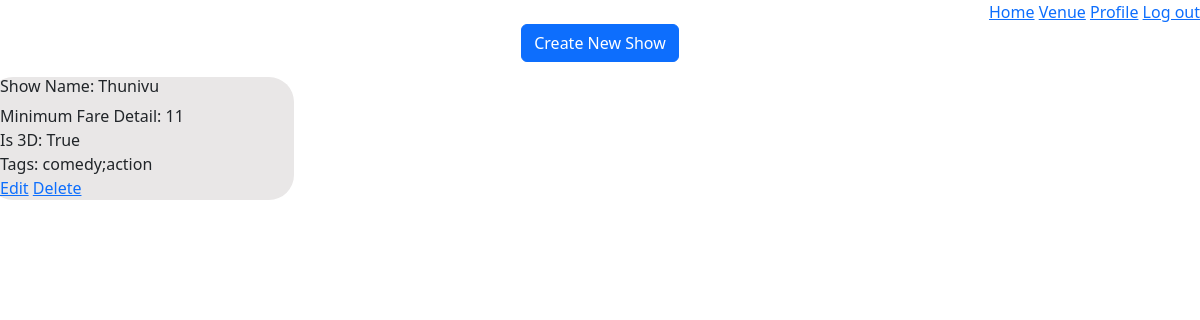
The app's page /admin/1/show with its own data.
### models/module.py (models this page shows)
class Show(db.Model):
    show_id = db.Column(db.Integer, autoincrement=True, primary_key=True)
    show_name = db.Column(db.String(), unique=True, nullable=False)
    min_fare = db.Column(db.Integer, nullable=False)
    duration = db.Column(db.Integer, nullable=False)
    is3d = db.Column(db.Boolean, nullable=False)
    tags = db.relationship("Showtag", backref="shows")

### application/controllers/showAdmin.py (the view)
@app.route("/admin/<int:a_id>/show", methods={"GET", "POST"})
def showHome(a_id):
    if "showError" in session:
        flash(
            "There is Still this show allocated to some Venue. So you are not allowed to delete the show",
            "danger",
        )
        session.pop("showError")
    allShow = Show.query.all()
    finalShow = []
    for eachShow in allShow:
        innerjson = {}
        innerjson["show_id"] = eachShow.show_id
        innerjson["show_name"] = eachShow.show_name
        innerjson["min_fare"] = eachShow.min_fare
        innerjson["is3d"] = eachShow.is3d
        alltags = Showtag.query.filter_by(show_id=eachShow.show_id).all()
        a = ""
        for each in alltags:
            a = a + each.tags + ";"
        innerjson["tags"] = a[:-1]
        finalShow.append(innerjson)
    return render_template("admin/showAdmin.html", allShow=finalShow, adminId=a_id)

### templates/admin/showAdmin.html (shortened to what this page needs)
<!DOCTYPE html>
<html>
<head>
  <link href="https://cdn.jsdelivr.net/npm/bootstrap@5.3.0-alpha1/dist/css/bootstrap.min.css" rel="stylesheet"
 />
</head>
<body>
  <div style="text-align: right">
    <a href="/admin/{{adminId}}/home">Home</a>
    <a href="/admin/{{adminId}}/venue">Venue</a>
    <a href="/admin/{{adminId}}/profile">Profile</a>
    <a href="/admin/login">Log out</a>
  </div>
  <div style="text-align: center;">
    <a href="/admin/{{adminId}}/show/create" class="btn btn-primary">Create New Show</a>
  </div>
  <div class="row" style="margin-top: 10px">
    {%for each in allShow%}
    <div id="small" class="col-md-3">
      <h6>Show Name: {{each.show_name}}</h6>
      <label>Minimum Fare Detail: {{each.min_fare}}</label><br />
      <label>Is 3D: {{each.is3d}}</label><br />
      <label>Tags: {{each.tags}}</label><br />
      <a href="/admin/{{adminId}}/show/{{each.show_id}}/edit">Edit</a>
      <a onclick="return window.confirm('You are not allowed to delete if there is any allocation. Deleting non-allocated  Show, will also delete all the rating of Show. Are you sure, you want to delete it?')"
        href="/admin/{{adminId}}/show/{{each.show_id}}/delete">Delete</a>
    </div>
    {%endfor%}
  </div>
</body>
</html>

### templates/admin/showAdmin.html (style rules this page uses)
#small { margin-right: 30px; margin-top: 5px; border-radius: 25px; background-color: #e9e7e7; }

### records on screen
Show: show_name "Thunivu", min_fare "11", is3d "True", tags "comedy;action"
